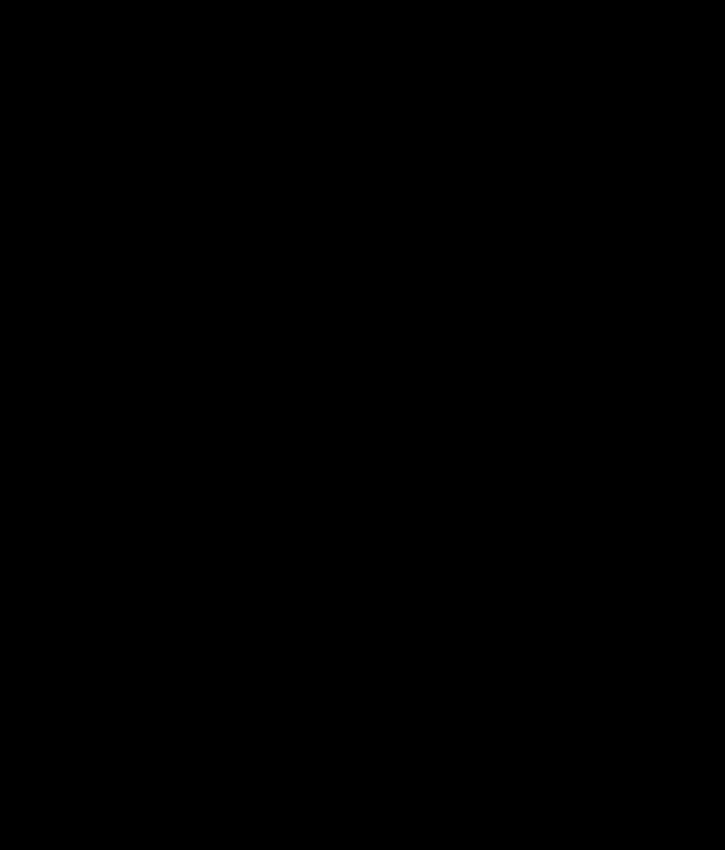
Frame 1 (no input)
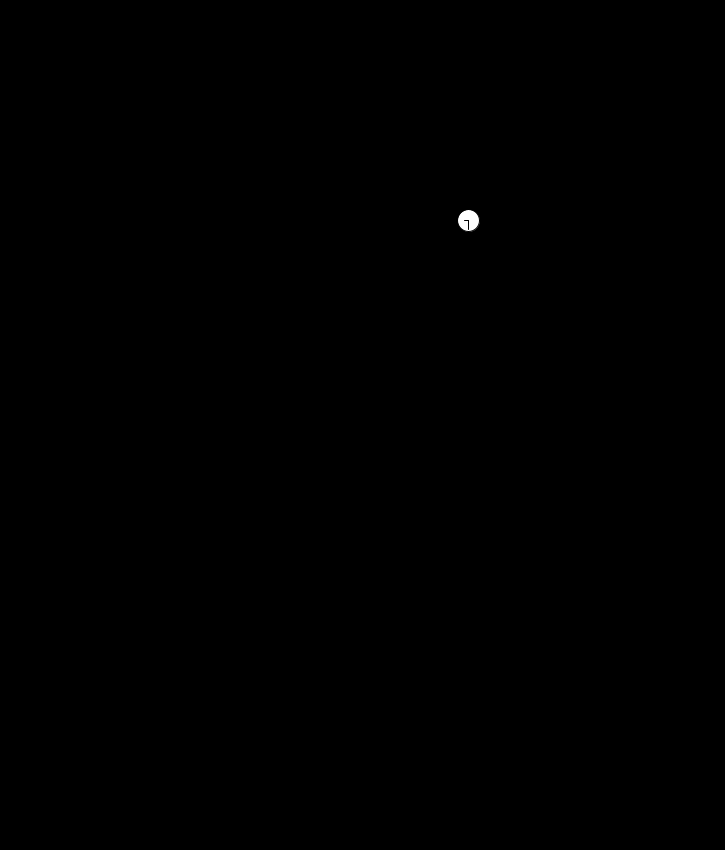
Frame 60 (the mouse pressed at the canvas centre just before this capture)
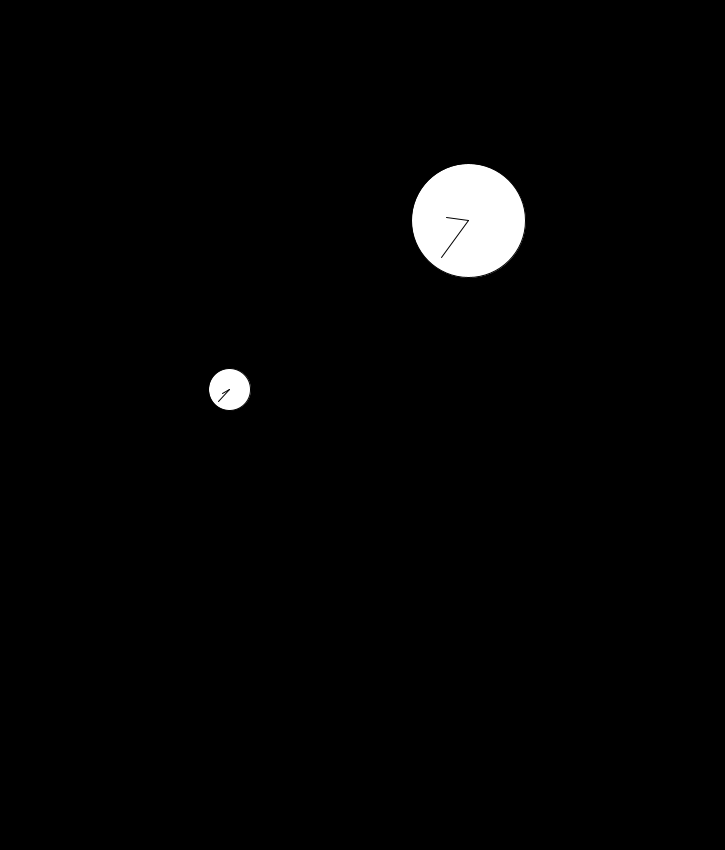
Frame 120 (the mouse held since frame 60 and released just before this capture)

The Processing sketch that drew these frames (run headless with seeded random() and noise(); from frame 60 on, the mouse is pressed at the canvas centre):

// Processing sketch: sketch_190420a
// ── sketch_190420a.pde
ParticleSystem ps;
StackSystem stack;

RingSystem ring;

ClockSpotSystem clock;


void setup(){
  background(0);
  
  
  ps = new ParticleSystem(new PVector(width * 0.5 , -10));
  stack = new StackSystem(600, new PVector(width * 0.5 , height));
  
  ring = new RingSystem();
  
  clock = new ClockSpotSystem();
}

void settings(){
  
  //fullScreen();
  size(725, 850);
  
}
 
void draw(){
  background(0);
  
 // ps.run();
 // stack.run();
  
  //ring.run();
  

   clock.run();
  
  //filter(BLUR, 1);
}  

// ── analog_clock.pde
class AnalogClock extends Entity {
  final PVector bottom;
  Time time;

  int radius;
  int maxRadius;

  AnalogClock(PVector aBottom, Time aTime, int aRadius) {
    bottom = aBottom;
    time = aTime;

    maxRadius = aRadius;
    radius = 0;
  }

  boolean isDead() {
    return false;
  }

  void update() {
    time.step();
    
    if(radius <= maxRadius){
      radius++;
    }
  }

  void draw() {
    // bottom.x comes for center of circle

    // fixed length line

    circle(bottom.x, bottom.y, radius * 2);

    float hourNeedle = radius * 0.4;
    float minuteNeedle = radius * 0.8;

    // hour needle
    line( bottom.x, bottom.y, bottom.x + cos(30 * time.hour) * hourNeedle, bottom.y + sin(30 * time.hour) *  hourNeedle);

    // minute needle
    line(bottom.x, bottom.y, bottom.x + cos(radians(6 * time.minute)) * minuteNeedle, bottom.y + sin(radians(6 * time.minute)) * minuteNeedle);
    
    //line(bottom.x, bottom.y, bottom.x + cos(PI / 2) * minuteNeedle, bottom.y + sin(PI / 2) * minuteNeedle);
  }
}  

// ── clock_spot_system.pde
import java.util.*;

class ClockSpotSystem extends System{
  List<AnalogClock> clocks = new ArrayList<AnalogClock>();
  
  void run(){
    addClockSlowly();
    
     
   if(isResetTick()){  
      reset();
    }
   
    for(AnalogClock clock : clocks){
      clock.run();
    }
  }
  
  void reset(){
    clocks = new ArrayList<AnalogClock>();
  }
  
  void addClockSlowly(){
    if(frameCount % 50 == 0){
      float x = random(0, 725);
      float y = random(0, 850);
      
      int hour = round(random(0,12));
      int minute = round(random(0,60));
      
      int radius = round(random(30,60));
    
      clocks.add(new AnalogClock(
        new PVector(x,y),
        new Time(hour,minute),
        radius
      ));
    }
  }
}

// ── digital_clock.pde
class DigitalClock{
  final Time time;
  final DigitalClockSettings settings;
  final PVector bottom;
  
  DigitalClock(Time aTime, DigitalClockSettings aSettings, PVector aBottom){
    time = aTime;
    settings = aSettings;
    bottom = aBottom;
  }
  
  void draw(){
    int hourSecond = time.hourSecondDigit();
    int hourFirst = time.hourFirstDigit();
    
    int minuteSecond = time.minuteSecondDigit();
    int minuteFirst = time.minuteFirstDigit();
    
    
    Segment one = new Segment(hourSecond, bottom, settings.stickLength);
    Segment two = new Segment(hourFirst, bottom.add(new PVector(80,0)), settings.stickLength);
    Segment three = new Segment(minuteSecond, bottom.add(new PVector(180,0)), settings.stickLength);
    Segment four = new Segment(minuteFirst, bottom.add(new PVector(260,0)), settings.stickLength);
    
    one.draw();
    two.draw();
    three.draw();
    four.draw();
  }
} 

// container
class DigitalClockSettings{
  final int stickLength;
 
   DigitalClockSettings(int aStickLenght){
     stickLength = aStickLenght;
   }
}  



// Number of Digital Clock.
class Segment {
  
  final int number;
  final PVector bottom;
  final int stickLenght;
  
  Segment(int aNumber, PVector aBottom, int aStickLenght){
    assert(0 <= aNumber && aNumber <= 9);
    number = aNumber;
    bottom = aBottom;
    stickLenght = aStickLenght;
  }  
  
  /// Numbering one to seven from (top, left)
  void draw(){
    Stick[] zero = { Stick.One, Stick.Two, Stick.Five, Stick.Seven, Stick.Six, Stick.Three };
    Stick[] one = { Stick.Three, Stick.Six};
    Stick[] two = { Stick.One, Stick.Three, Stick.Four, Stick.Five, Stick.Seven };
    Stick[] three = { Stick.One, Stick.Three, Stick.Four, Stick.Six, Stick.Seven };
    Stick[] four = { Stick.Two, Stick.Four, Stick.Three, Stick.Six };
    Stick[] five = { Stick.One, Stick.Two, Stick.Four, Stick.Six, Stick.Seven };
    Stick[] six = { Stick.One, Stick.Two, Stick.Four, Stick.Five, Stick.Six, Stick.Seven };
    Stick[] seven = { Stick.Two, Stick.One, Stick.Three, Stick.Six };
    Stick[] eight = { Stick.One, Stick.Two, Stick.Three,Stick.Four , Stick.Five, Stick.Six , Stick.Seven };
    Stick[] nine = { Stick.One, Stick.Two, Stick.Three,Stick.Four , Stick.Six };
    
    switch(number){
       case 0:
         drawSticks(zero);
       break;
       case 1:
         drawSticks(one);
       break;
       case 2:
         drawSticks(two);
       break;
       case 3:
         drawSticks(three);
       break;
       case 4:
         drawSticks(four);
       break;
       case 5:
         drawSticks(five);
       break;
       case 6:
         drawSticks(six);
       break;
       case 7:
         drawSticks(seven);
       break;
       case 8:
         drawSticks(eight);
       break;
       case 9:
         drawSticks(nine);
       break;
      
         
    }  
  } 
  
  void drawSticks(Stick[] sticks){
    for(Stick e : sticks){
      drawStick(e);
    }
  }  
  
  void drawStick(Stick stick){
    
   
    // green color
    stroke(color(0, 204, 0));
    
    switch(stick){
      case One: 
        line(bottom.x, bottom.y, bottom.x + stickLenght, bottom.y);
        break;
      case Two:
        line(bottom.x, bottom.y, bottom.x, bottom.y + stickLenght);
        break;
        
      case Three:
        line(bottom.x + stickLenght, bottom.y, bottom.x + stickLenght, bottom.y + stickLenght);
        break;
        
      case Four:
        line(bottom.x , bottom.y + stickLenght, bottom.x + stickLenght, bottom.y + stickLenght);
        break;
        
      case Five:
        line(bottom.x , bottom.y + stickLenght, bottom.x, bottom.y + stickLenght * 2);
        break;
        
      case Six:
        line(bottom.x + stickLenght, bottom.y + stickLenght, bottom.x + stickLenght, bottom.y + stickLenght * 2);
        break;
        
      case Seven:
        line(bottom.x , bottom.y + stickLenght * 2, bottom.x + stickLenght, bottom.y + stickLenght * 2);
        break;
    }  
  }  
}  

enum Stick{
  One, Two, Three, Four, Five, Six, Seven
}  

// ── particle.pde
class ParticleSystem extends System{
  ArrayList<Particle> particles;
  PVector origin;

  ParticleSystem(PVector position) {
    origin = position.copy();
    particles = new ArrayList<Particle>();
  }

  void addParticle() {
    particles.add(new Particle(origin));
  }

  void run() {
    addParticle();
    
    for (int i = particles.size()-1; i >= 0; i--) {
      Particle p = particles.get(i);
      p.run();
      if (p.isDead()) {
        particles.remove(i);
      }
    }
  }
}


class Particle extends Entity{
  PVector position;
  PVector velocity;
  PVector acceleration;
  float lifespan;

  Particle(PVector l) {
    acceleration = new PVector(0, 0.05);
    velocity = new PVector(random(-1, 1), random(-2, 0));
    position = l.copy();
    lifespan = 255.0;
  }


  // Method to update position
  void update() {
    velocity.add(acceleration);
    position.add(velocity);
    lifespan -= 1.0;
  }

  // Method to display
  void draw() {
    stroke(255, lifespan);
    fill(255, lifespan);
    ellipse(position.x, position.y, 8, 8);
  }
  
  boolean validate(){
    return true;
  }

  // Is the particle still useful?
  boolean isDead() {
    if (lifespan < 0.0) {
      return true;
    } else {
      return false;
    }
  }
}

// ── particle_stack.pde
class ParticleStack {
  final float theHeight;
  final PVector position;

  ParticleStack(float aHeight, PVector aPosition) {
    theHeight = aHeight;
    position = aPosition;
  }

  void draw() {
    fill(255);
    
    arc(
      position.x, 
      position.y, 
      // width of sinking cicle
      width * 1.2, 
      theHeight, -PI, 0
    );
  }
}  

// ── ring_system.pde
class RingSystem extends System{

  Ring ring = new Ring();
  
  void run(){
    
   if(isResetTick()){  
      reset();
    }
    
    ring.run();
  }
  
  void reset(){
    ring = new Ring();
  }
}

class Ring extends Entity{
  float counter = 0;
  
  
  boolean validate(){
    return true;
  }
  
  boolean isDead(){
    return false;
  }
  
  void draw(){
    noFill();
    stroke(255);
    
    strokeWeight(20);
    ellipse(width / 2, height / 2, abs(sin(counter) * 300), abs(sin(counter) * 300));
    
  }
  
  void update(){
    counter += 0.002;
  }
}

// ── service.pde

boolean isResetTick(){
  boolean result = frameCount % 600 == 0;
  
  return result;
}

// ── stack_system.pde
class StackSystem extends System {
  final int max;
  final PVector position;

  StackSystem(int aMax, PVector aPosiotion) {
    max = aMax;
    position = aPosiotion;
  }

  float counter = 0;
  
  void reset(){
    counter = 0;
  }

  void run() {

    if (counter <= max) {
      counter += 1;
    }
    
    if(isResetTick()){  
      reset();
    }


    ParticleStack stack = new ParticleStack(counter, position);
    stack.draw();
  }
}  

// ── system.pde
abstract class System{
  abstract void run();
}  

abstract class Entity{
  // update property
  abstract void update();
  
  // draw to display
  abstract void draw();
  
  // check if the entity is dead.
  // if it's dead, it will removed from system.
  abstract boolean isDead();
  
  void run(){
    update();
    draw();
  }
}  

// ── time.pde
class Time{
  float hour;
  float minute;
  
  Time(float anHour, float aMinute){
    assert(0 <= anHour && anHour <= 12);
    assert(0 <= aMinute && aMinute <= 60);
    
    hour = anHour;
    minute = aMinute;
  }
  
  // second digit
  int hourSecondDigit(){
    if(hour >= 20){
      return 2;
    }
    if(hour >= 10){
      return 1;
    }
    return 0;
  }
  
  // first digit
  int hourFirstDigit(){
    return round(hour) % 10;
  }
  
  int minuteSecondDigit(){
    if(minute >= 50){
      return 5;
    }
    if(minute >= 40){
      return 4;
    }
    if(minute >= 30){
      return 3;
    }
    if(minute >= 20){
      return 2;
    }
    if(minute >= 10){
      return 1;
    }
    
    return 0;
  }
  
  int minuteFirstDigit(){
    return round(minute) % 10;
  }
  
  void step(){
    // plus 0.1 min
    if(minute >= 59){
      
      minute = 0;
      if(hour >= 12){
        hour = 0;
      }else{
        hour += 1;
      }  
    }else{
      minute += 0.1;
    }  
  }
}  
